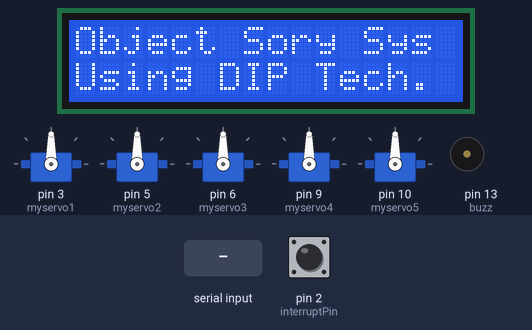
Recording of a sketch running on a simulated Arduino Uno, built with avr-gcc and run on an emulated ATmega328P. Parts: 16×2 character LCD, 5 × servo, buzzer (waves = sounding, pin HIGH). Inputs (shaded band) come from the test bench; at power-on: pin 2 (interruptPin) HIGH. What the sketch prints to the serial monitor is not drawn.

Above: at 1.1 s.
At 15.2 s:
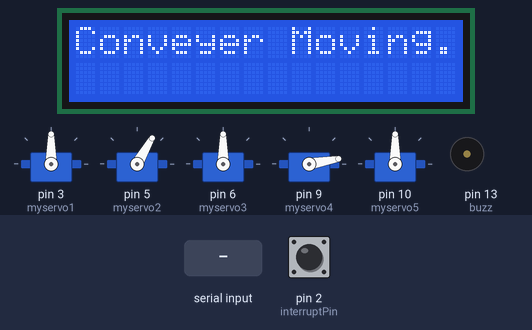
15.3 s: "a" received over Serial
At 15.8 s:
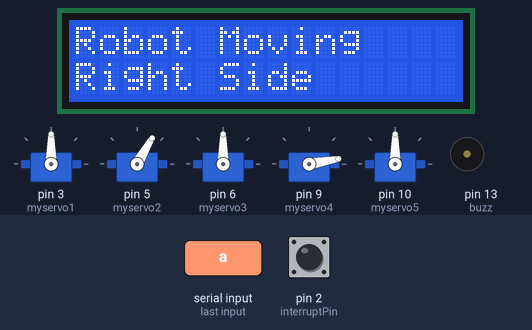
At 18.2 s:
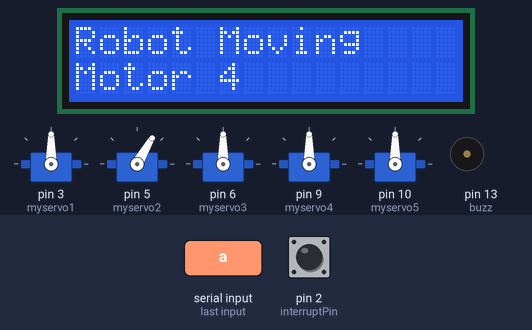
18.3 s: pin 2 (interruptPin) pulled LOW for 0.15 s
Timing chart, 0 to 37.1 s (numbered marks = the images above; inputs shaded):
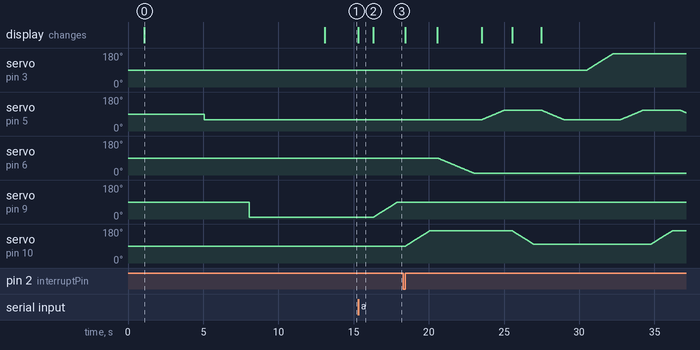

Measured:
- after the input at 15.3 s, servo on pin 9 (myservo4): moves from 10° to 90° over 1.6 s, starting after 1.0 s; the display: changes at once (image 2)
- what the display in image 0 shows lasts 12.0 s, from 1.1 s to 13.1 s
- what the display in image 2 shows lasts 1.0 s, from 15.3 s to 16.3 s

The sketch:

Final_Code_14-May-2018.ino
```cpp
#include <LiquidCrystal.h>
#include <Servo.h>
#include <avr/wdt.h>
#include <avr/io.h>


const int rs = A0, en = A1, d4 = A2, d5 = A3, d6 = A4, d7 = A5;
LiquidCrystal lcd(rs, en, d4, d5, d6, d7);

Servo myservo1;
Servo myservo2;
Servo myservo3;
Servo myservo4;
Servo myservo5;

int pos;    // variable to store the servo position


int buzz = 13;
const byte interruptPin = 2;
void found();

void homep()
{
  delay(1500);
  myservo1.write(90);
  delay(1500);
  myservo2.write(60);
  delay(1500);
  myservo3.write(90);
  delay(1500);
  myservo4.write(10);
  delay(1500);
  myservo5.write(90);
  delay(1500);
}

void right()
{
  delay(500);

  for(pos = 90; pos <= 175; pos += 1)  // Servo 4
  {
    myservo1.write(pos);
    delay(20);
  }

  delay(500);

  for(pos = 60; pos <= 110; pos += 1)  // Servo 2
  {
    myservo2.write(pos);
    delay(30);
  }

  delay(500);

  for(pos = 100; pos <= 170; pos += 1)  // Servo 5   Close gripper
  {
    myservo5.write(pos);
    delay(20);
   }

   delay(500);

  for(pos = 110; pos >= 60; pos -= 1)  // Servo 2
  {
    myservo2.write(pos);
    delay(30);
  }

  delay(500);
  homep();
  delay(2000);
}

void left()
{
  delay(500);

  for(pos = 90; pos >= 5; pos -= 1)  // Servo 4
  {
    myservo1.write(pos);
    delay(20);
  }

  delay(500);

  for(pos = 60; pos <= 110; pos += 1)  // Servo 2
  {
    myservo2.write(pos);
    delay(30);
  }

  delay(500);

  for(pos = 100; pos <= 170; pos += 1)  // Servo 5   Close gripper
  {
    myservo5.write(pos);
    delay(20);
   }

   delay(500);

  for(pos = 110; pos >= 60; pos -= 1)  // Servo 2
  {
    myservo2.write(pos);
    delay(30);
  }

  delay(500);
  homep();
  delay(2000);
}


void pick()
{
  delay(500);
  lcd.setCursor(0, 1);
  lcd.print("Motor 4                ");
  for(pos = 10; pos <= 90; pos += 1)  // Servo 4
  {
    myservo4.write(pos);
    delay(20);
  }

  delay(500);
  lcd.setCursor(0, 1);
  lcd.print("Motor 5                ");
  for(pos = 90; pos <= 170; pos += 1)  // Servo 5 open gripper
  {
    myservo5.write(pos);
    delay(20);
  }

  delay(500);
  lcd.setCursor(0, 1);
  lcd.print("Motor 3                ");
  for(pos = 90; pos >= 10; pos -= 1)  // Servo 3
  {
    myservo3.write(pos);
    delay(30);
  }

  delay(500);
  lcd.setCursor(0, 1);
  lcd.print("Motor 2                ");
  for(pos = 60; pos <= 110; pos += 1)  // Servo 2
  {
    myservo2.write(pos);
    delay(30);
  }

  delay(500);
  lcd.setCursor(0, 1);
  lcd.print("Motor 5                ");
  for(pos = 170; pos >= 100; pos -= 1)  // Servo 5   Close gripper
  {
    myservo5.write(pos);
    delay(20);
   }

  delay(500);
  lcd.setCursor(0, 1);
  lcd.print("Motor 2                ");
  for(pos = 110; pos >= 60; pos -= 1)  // Servo 2
  {
    myservo2.write(pos);
    delay(30);
  }

}

void front()
{
  delay(500);

  for(pos = 120; pos >= 90; pos -= 1)  // Servo 2
  {
    myservo3.write(pos);
    delay(30);
  }
  delay(500);

  for(pos = 90; pos <= 170; pos += 1)  // Servo 5 open gripper
  {
    myservo5.write(pos);
    delay(20);
  }

  delay(1000);

}


void setup()
{
  lcd.begin(16, 2);
  Serial.begin(9600);
  delay(500);
  pinMode(buzz, OUTPUT);
  digitalWrite(buzz, LOW);
  pinMode(interruptPin, INPUT_PULLUP);
  attachInterrupt(digitalPinToInterrupt(interruptPin), found, FALLING);

  myservo1.attach(3);  // attaches the servo on pin 9 to the servo object
  myservo2.attach(5);
  myservo3.attach(6);
  myservo4.attach(9);
  myservo5.attach(10);
  delay(500);

  lcd.setCursor(0, 0);
  lcd.print("Object Sory Sys");
  lcd.setCursor(0, 1);
  lcd.print("Using DIP Tech.");
  delay(1000);
  homep();
  delay(2000);
  lcd.clear();
  lcd.setCursor(0, 0);
  lcd.print("Conveyer Moving......");
  delay(1000);
}

void loop()
{
   if (Serial.available() > 0)
  {
    char rx = Serial.read();

    if(rx == 'a' || rx == 'A')
    {
      lcd.clear();
      lcd.setCursor(0, 0);
      lcd.print("Robot Moving");
      lcd.setCursor(0, 1);
      lcd.print("Right Side");
      delay(500);
      pick();
      delay(1000);
      right();
      delay(500);
      homep();
      Serial.flush();
      delay(300);
    }

    if(rx == 'b' || rx == 'B')
    {
      lcd.clear();
      lcd.setCursor(0, 0);
      lcd.print("Robot Moving");
      lcd.setCursor(0, 1);
      lcd.print("Left Side");
      delay(500);
      pick();
      delay(1000);
      left();
      delay(500);
      homep();
      Serial.flush();
      delay(300);
    }

    if(rx == 'c' || rx == 'C')
    {
      delay(1000);
      pick();
      delay(1000);
      delay(500);
      front();
      delay(500);
      homep();
      Serial.flush();
      delay(300);
    }
  }
}

void found()
{
  Serial.println("Obstacle Found ");
  delay(500);
}
```
